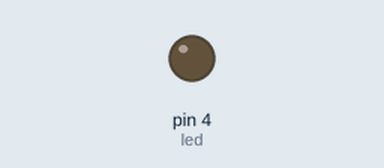
Simulated run of this program. Board: MicroPython board. Parts: output pins drawn as LEDs (lit = HIGH).

Above: at 0.6 s.
At 2.3 s:
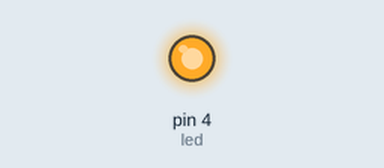
Timing chart, 0 to 3.0 s (numbered marks = the images above):
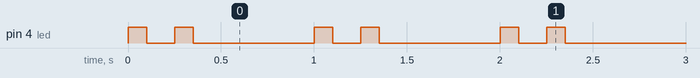

The program:

1.2_LED_blinking_on_your_own.py
```python
"""
@file       1.2_LED_blinking_on_your_own.py
@brief      Variation of the 1.2 LED blinking example that makes the LED beat like a heart: two quick flashes close
            together, then a long rest, repeating once a second.
            For details, connection diagram and more, check out the example documentation at: <link placeholder>

@author     Borna Zelenika @ soldered.com
"""

"""
Before we can use something, we have to import it. The machine module holds everything that talks to the hardware of
the board, and Pin is the part of it that controls a single pin. The time module lets us pause the program.
"""
from machine import Pin
import time

"""
This is a variable to which we pass the number of pin that we had connected the LED to.
The NULA board has a pin naming logic as follows: IO4, where 4 is the number that we give to the variable.
If you wish to use a different pin, make sure you are using a IO__ marked pin.

Remember that the LED needs a 330 Ohm resistor in series with it. That resistor limits how much current flows, and
without it the LED draws more than either it or the pin is built for, so both can be damaged.
"""
PIN_NUMBER = 4

"""
This is a variable that defines the blinking time, in seconds. Note that this is counted in whole seconds and not in
milliseconds, so a value of 1 means one full second.
Feel free to experiment with this value.
"""
DELAY_S = 1

"""
Here we create our Pin object, which we named "led". Creating it is what configures the pin: Pin.OUT tells the board
that this pin should write a value instead of reading one.
This simply means that the pin "reads" the available data when in input mode, and "writes" data when in output mode.
As our pin needs to turn on the LED, we will put the pin in OUT mode.
"""
led = Pin(PIN_NUMBER, Pin.OUT)

"""
A while loop repeats the block below it for as long as its condition is true. Because True is always true, this loop
never ends, so the code inside it keeps running until we stop the program.
"""
while True:

    """
    value() is a function that changes what our pin writes. As we are working with a digital pin, we can only switch
    between two values, high and low, written here as 1 and 0. Those values are represented by different voltage
    levels. On the NULA board, high is 3.3V while low is 0V. We will start with putting the pin high, giving the LED
    3.3V and lighting it up.
    """
    led.value(1)

    """
    time.sleep() is a function that starts a pause in the code. Its duration is given in seconds.
    In this case, we want to wait for a bit after we turned on the LED.
    """
    time.sleep(0.1)

    # We put the pin low, turning the LED off.
    led.value(0)

    # Leave the LED turned off for a bit.
    time.sleep(0.15)

    # Second beat: another short flash, straight after the first.
    led.value(1)
    time.sleep(0.1)
    led.value(0)

    # The long rest before the next heartbeat. 0.1 + 0.15 + 0.1 + 0.65 = 1 second, so it beats once a second.
    time.sleep(0.65)
```

Measured:
- by itself, pin 4 (led): repeats every 1.0 s: LOW 0.15 s, HIGH 0.10 s, LOW 0.65 s, HIGH 0.10 s
- by itself, everything shown: repeats every 1.0 s, in 4 steps
